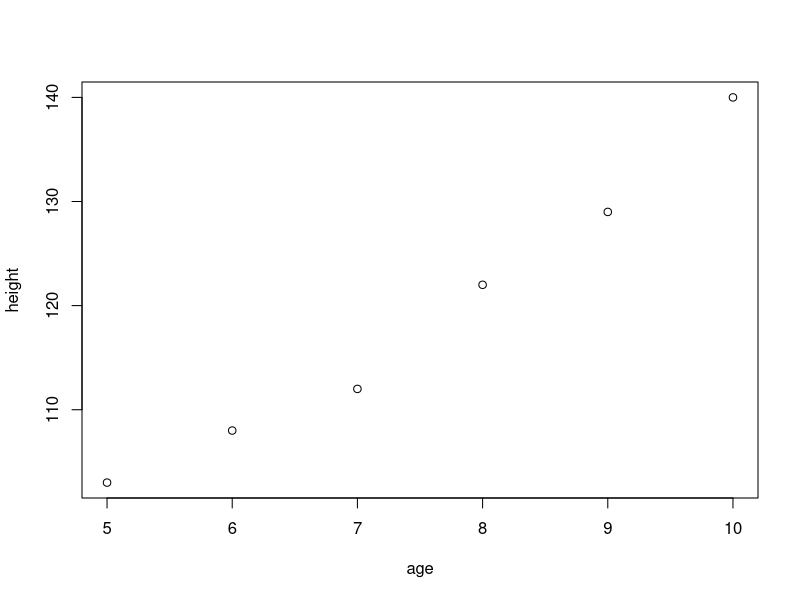
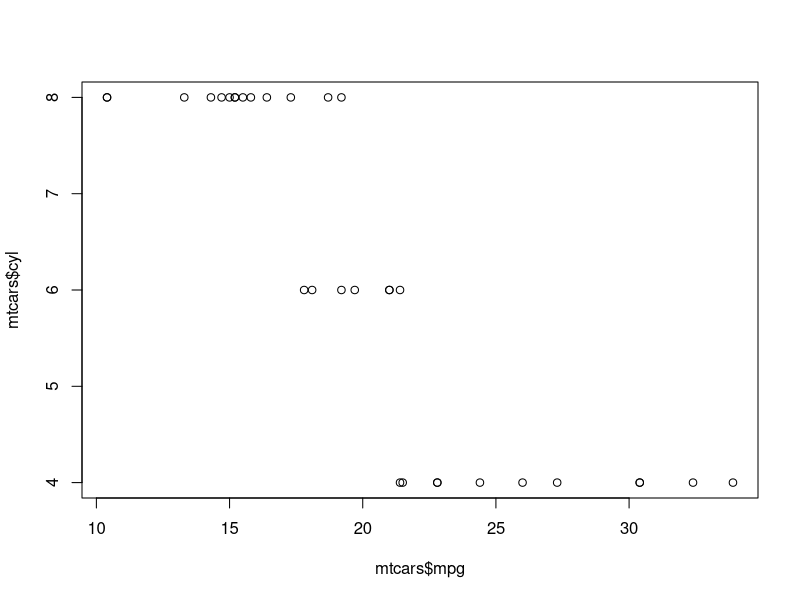
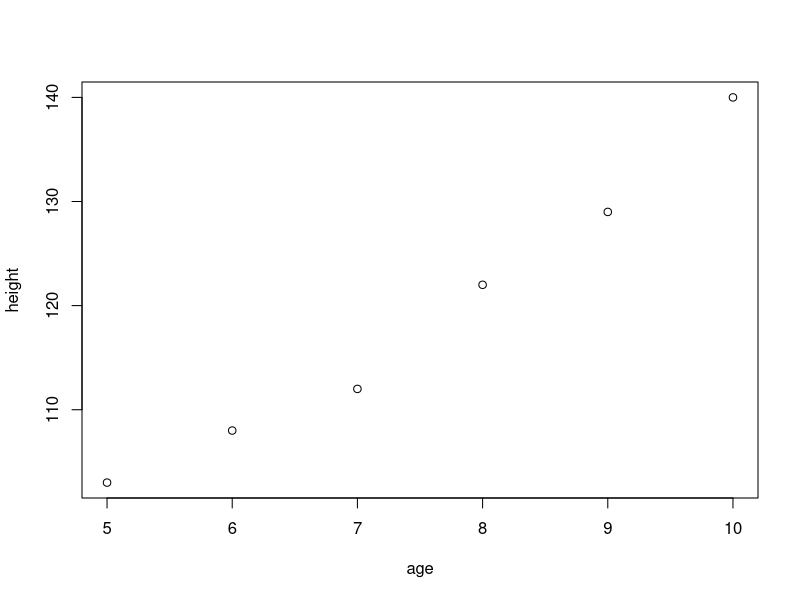

The R script that drew these images, in order:
###############################################################################################################
# This file broadcasts the R code for BST 625 from 9:00 am ~ 10:30 am From Oct 11th to Dec 1st.
# After the class, this file will be empty. You can find all the R code files for BST 625  in its Blackboard.
################################################################################################################

age <- c(5, 6, 7, 8, 9, 10)          # initialize a vector
height <- c(103, 108, 112, 122, 129, 140)



plot(age, height) # make a plot


pdf("example.pdf", width = 5, height = 5)
plot(age, height)
dev.off()

########## R1_Intro.ppt Slides 7 to 12 ## environment

plot(mtcars$mpg, mtcars$cyl)

search() # display all environments in your RAM/memory

ls()  # print all the objects created by you

## Windows users should install Rtools at
## https://cran.rstudio.com/bin/windows/Rtools/

#install.packages("metavcov")  # install a package
#library("metavcov")           # load a package
#require("metavcov")           # load a package



age <- c(5:10, NA)

mean(age) # calculate the average/mean


mean(x = age, trim = 0.2, 
     na.rm = TRUE) # trimmed mean


x <- c(0:10, 50)
xm <- mean(x)
c(xm, mean(x, trim = 0.10))

mean(c(22, 15, 90, 55))

mean(age, 0.2, TRUE)  # the same as mean(x = age, trim = 0.2, na.rm = TRUE)
mean(age, 0.2)        # the same as mean(x = age, trim = 0.2, na.rm = FALSE)


########## R1_Intro.ppt Slides 23 to 25 ## initialize a vector 

lgl_var <- c(TRUE, FALSE) # logical
int_var <- c(1L, 6L, 10L) # integer
dbl_var <- c(1, 2.5, 4.50121345421) # double
chr_var <- c("Everyone can be", "contributer for R 22458  sxdaweqawq") # "character"

typeof(lgl_var) 

typeof(int_var) 

typeof(dbl_var) 

typeof(chr_var) 

########## R1_Intro.ppt Slides 26 to 28 ##  a vector
names <- c("Min", "Robert", "Mary", "Hemant")
heightInCM <- c(165, 185, 170, 180)
isMale <- c(FALSE, TRUE, FALSE, TRUE) 

mylist <- list(names, heightInCM, isMale) ## initialize a list
mylist
mylist[[1]][2]



